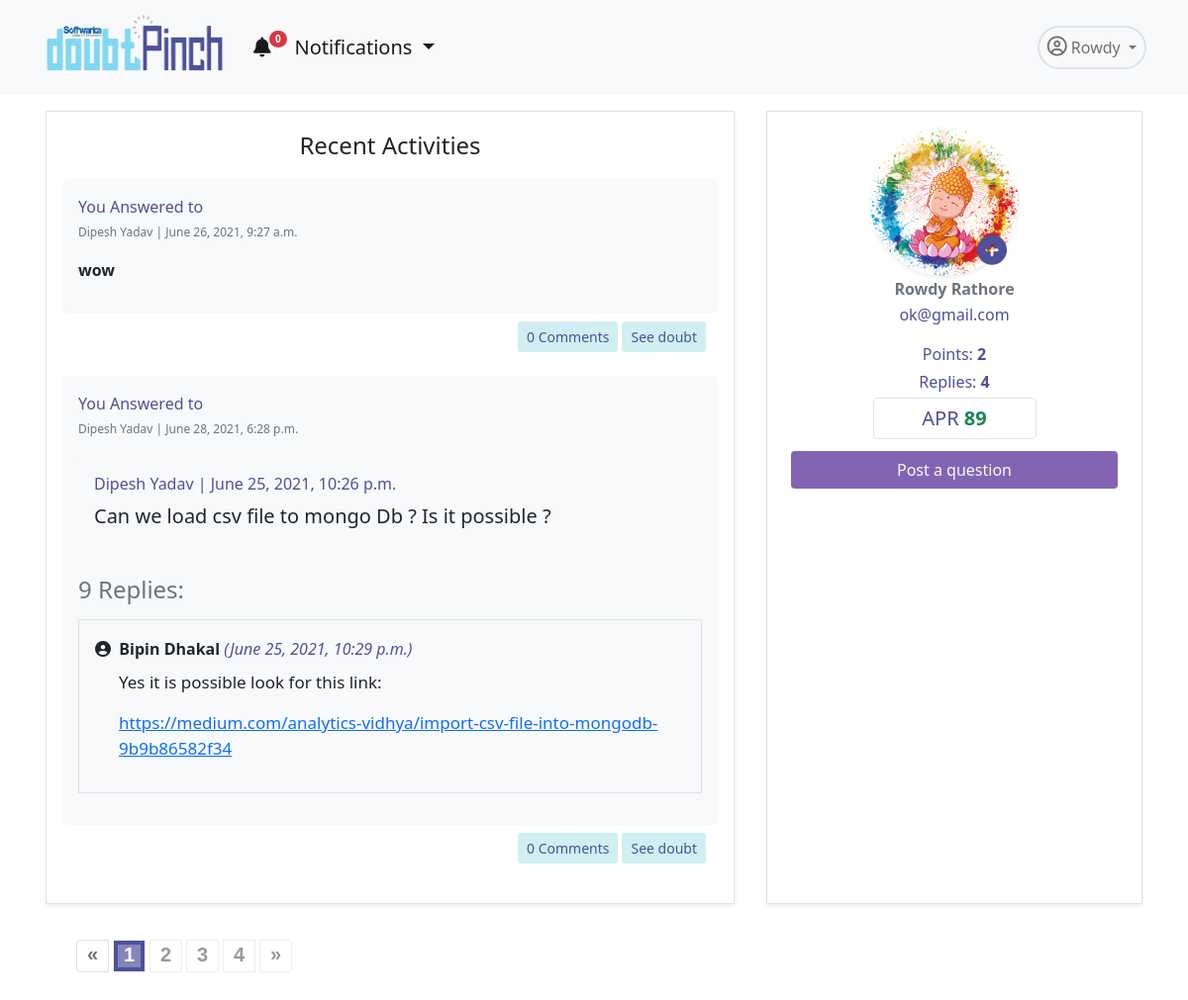
Screenshot of /app/profile/ (signed in) with the database file from the repository.
### accounts/models.py (models this page shows, shortened)
class User(AbstractUser):
    username = None#models.CharField(max_length=255, null=True, blank=True)
    email = models.EmailField(
        verbose_name='email address',
        max_length=255,
        unique=True,
    )
    profile_pic= models.ImageField(upload_to='admin_pics', null=True, blank=True)
    email_confirmed = models.BooleanField(default=False) #initially this field is false but will se chan
    is_active = models.BooleanField(default=False)
    is_staff = models.BooleanField(default=False) # a admin user; non super-user
    is_admin = models.BooleanField(default=False)
    is_seller = models.BooleanField(default=False)
    is_customer = models.BooleanField(default=False)
    USERNAME_FIELD = 'email'
    REQUIRED_FIELDS = [] #emaila nd password are required fields and first name and last name is inherited from the user creation model
    object = UserManager()
    @property
    def ProfilePicUrl(self):
        try:
            url=self.profile_pic.url
        except:
            url=''
        return url

### dpapp/models.py (models this page shows, shortened)
class Answer(models.Model):
    user= models.ForeignKey(User, on_delete=models.CASCADE, related_name='answerer')
    doubt=models.ForeignKey(Doubt,on_delete=models.CASCADE)
    description=models.TextField(null=True)
    created_on = models.DateTimeField(default=datetime.now, blank=True)
    updated=models.BooleanField(default=False)

class Doubt(models.Model):
    user= models.ForeignKey(User,on_delete=models.CASCADE)
    title= models.TextField(null=False)
    description=models.TextField(null=True, blank=True)
    created_on = models.DateTimeField(default=datetime.now, blank=True)
    views= models.IntegerField(default=0)
    tags = TaggableManager()

### dpapp/views.py (the view, shortened to what this page needs)
# urls.py: path('profile/',Profile.as_view(),name='profile'),
class Profile(TemplateView):
    template_name="dpapp/profile.html"
    def get_context_data(self, **kwargs):
        context = super(Profile, self).get_context_data(**kwargs)
        user=self.request.user
        useremail=user.email
        user=User.objects.get(email=useremail)
        total_replies=Answer.objects.filter(user=user).count()
        total_upvotes=RightPoint.total_upvotes_of_answerer(self,user)
        qs1 = Doubt.objects.filter(user=user) #your first qs
        qs2 = Answer.objects.filter(user=user) #your second qs
        recent_activity = sorted(chain(qs1,qs2),key=attrgetter('created_on'),)
        paginator= Paginator(recent_activity, 2)
        page = self.request.GET.get('page')
        try:
            recent_activity = paginator.page(page)
        except PageNotAnInteger:
            recent_activity = paginator.page(1)
        except EmptyPage:
            recent_activity = paginator.page(paginator.num_pages)
        form= ProfileForm(instance=user)
        context.update({ 'form':form,'recent_activity':recent_activity,'total_upvotes':total_upvotes,'total_replies':total_replies})
        return context

### dpapp/blognav.py (called while the page is built)
def navbar(request):
    if not request.user.is_anonymous:
        user=request.user
        notifications = Notification.objects.filter(user=user).order_by('-id')[:5]
        noti_count = Notification.objects.filter(user=user, is_seen=False).count()
        return {'nav_notifications': notifications,'noti_count':noti_count}
    return {'nav_notifications': '0','noti_count':0}

### dpapp/models.py (called while the page is built)
    @staticmethod
    def total_upvotes_of_answerer(self,user):
        answer=Answer.objects.filter(user=user)
        upvotes=RightPoint.objects.filter(answer__in=answer).count()
        return upvotes

### templates/dpapp/profile.html (shortened to what this page needs)
{% extends 'dpapp/base.html' %}
{% load static %}
{% load bootstrap %}
{% block navbar%}
<link rel="stylesheet" href="{% static 'dpapp/css/paginate.css' %}">
<div class="container">
    <div class="row mt-3 ">
        <div class="col border shadow-sm p-3 mx-3 mb-3 order-lg-1  order-md-2 order-sm-2 order-2">
            <p class="fw-light fs-4 text-center">Recent Activities</p>
            {% for i in recent_activity %}
            {% if not i.title %}
            <div class="mt-1">
                <div class="bg-light mt-2 p-3 rounded-3  ">
                    <span class="fs-6 text-pinch ">You Answered to </span><br>
                    <span class="text-muted" style="font-size: 12px;">{{i.doubt.user.first_name}} {{i.doubt.user.last_name}} | {{i.created_on}}</span>
                    <p class="h6 text-dark mt-1 mb-3">{{i.description|safe}}</p>
                </div>
                <div class="d-flex bd-highlight mb-3">
                    <div class="me-auto p-2 bd-highlight">
                    </div>
                    <div class="p-2 bd-highlight">
                        <div class="d-flex justify-content-center">
                            <a href="{% url 'dpapp:comment' i.id %}" class="btn btn-doubt btn-sm text-pinch  me-1"> {{i.comment_set.count}} Comments</a>
                            <a href="{% url 'dpapp:detail' i.doubt.id %}" class="btn btn-doubt btn-sm text-pinch  me-1">See doubt</a>
                        </div>
                    </div>
                </div>
            </div>
            {%endif%}
            {% endfor %}
        </div>
        <div class="col-lg-4 col-11 border shadow-sm mx-3 py-3 px-4 mb-3 order-lg-2 order-md-1 order-sm-1 order-1">
            <div class="d-flex  justify-content-center">
                {% if not user.ProfilePicUrl == '' %}
                <div>
                    <img src="{{user.ProfilePicUrl}}" alt="pic" class="rounded-circle shadow-sm" height="150"
                        width="150" style=" position: relative;
                            left: 20px;">
                    <button type="button" class="btn btn-white" data-bs-toggle="modal" data-bs-target="#exampleModal"
                        style=" font-size: 30px;
                            position: relative;
                            top: 48px;
                            left: -39px;">
                        <i class="fas fa-plus-circle text-pinch"></i>
                    </button>
                </div>
                {%endif%}
            </div>
            <p class="fw-bold h6 text-center text-muted my-1">{{user.first_name}} {{user.last_name}}</p>
            <p class="fw-light text-center text-pinch my-1">{{user.email}}</p>
            <p class=" text-center text-pinch my-1 mt-3">Points: <span class="fw-bold"> {{total_upvotes}}</span></p>
            <p class="text-center text-pinch my-1">Replies: <span class="fw-bold"> {{total_replies}}</span></p>
            <p class="text-center text-pinch border rounded-3 p-2 my-1 col-lg-6 col-md-4 col-sm-4 col-4 mx-auto h5">APR
                <span class="fw-bold text-success">89</span></p>
            <div class="d-flex justify-content-center">
                <a href="{% url 'dpapp:adddoubt' %}"
                    class="btn btn-doubt text-light mt-2 col-lg-12 col-md-6 col-sm-6 col-6 mx-auto bg-purple">Post a
                    question</a>
            </div>
        </div>
    </div>
    {% if recent_activity.paginator.num_pages > 1 %}
    <div class="demo">
        <nav class="pagination-outer" aria-label="Page navigation">
            <ul class="pagination">
                {% if recent_activity.has_previous %}
                {% if 'heading_contains' in request.get_full_path %}
                <li class="page-item">
                    <a class="page-link" href="{{ request.get_full_path }}&page={{ recent_activity.previous_page_number }}" tabindex="-1" aria-label="Previous">
                        <span aria-hidden="true">«</span>
                    </a>
                </li>
                {% else %}
                <li class="page-item">
                    <a  class="page-link" href="?page={{ recent_activity.previous_page_number }}" tabindex="-1" aria-label="Previous">
                        <span aria-hidden="true">«</span>
                    </a>
                </li>
                {% endif %}
                {% else%}
                <li class="page-item disabled">
                    <a href="#" class="page-link"  tabindex="-1" aria-label="Previous">
                        <span aria-hidden="true">«</span>
                    </a>
                </li>
                {% endif %}
                {% for i in recent_activity.paginator.page_range %}
                {% if i == recent_activity.number%}
                <li class="page-item active"><a class="page-link" href="#">{{i}}</a></li>
                {% else %}
                    {% if 'heading_contains' in request.get_full_path %}
                    <li class="page-item"><a class="page-link" href="{{ request.get_full_path }}&page={{ i }}">{{ i }}</a></li>
                    {% else %}
                    <li class="page-item "><a class="page-link"  href="?page={{ i }}">{{ i }}</a></li>
                    {% endif %}
                {% endif %}
                {% endfor %}
                {% if recent_activity.has_next %}
                {% if 'heading_contains' in request.get_full_path %}
                <li class="page-item">
                    <a class="page-link" aria-label="Next" href="{{ request.get_full_path }}&page={{ recent_activity.next_page_number }}">
                        <span aria-hidden="true">»</span>
                    </a>
                </li>
                {% else %}
                <li class="page-item">
                    <a class="page-link" aria-label="Next" href="?page={{ recent_activity.next_page_number }}">
                        <span aria-hidden="true">»</span>
                    </a>
                </li>
                {%endif%}
                {% else %}
                <li class="page-item disabled">
                    <a class="page-link" aria-label="Next" href="#">
                        <span aria-hidden="true">»</span>
                    </a>
                </li>
                {%endif%}
            </ul>
        </nav>
    </div>
    {%endif%}
</div>
{% endblock %}

### templates/dpapp/base.html (shortened to what this page needs)
<!DOCTYPE html>
{% load static %}
{% load humanize %}
<html lang="en">
    <head>
        <link href="https://cdn.jsdelivr.net/npm/bootstrap@5.0.1/dist/css/bootstrap.min.css" rel="stylesheet"
 />
        <link href="{% static 'dpapp/downhover/css/animate.min.css' %}" rel="stylesheet">
        <link href="{% static 'dpapp/downhover/css/bootstrap-dropdownhover.min.css' %}" rel="stylesheet">
    </head>
    <body>
        <nav class="navbar navbar-expand-lg navbar-light bg-light">
            <div class="container">
                <div data-tilt>
                    <a class="navbar-brand" href="{% url 'dpapp:home'%}">
                        <img src="{% static 'accounts/pics/logo.png' %}" alt="" width="190" height="80" />
                    </a>
                </div>
                <div class="collapse navbar-collapse" id="navbarNavDropdown">
                    <ul class="navbar-nav">
                        <li class="nav-item me-2">
                            <div class="dropdown ">
                                <a class="nav-link active fs-5 dropdown-toggle" id="dropdownMenuButton1" data-bs-toggle="dropdown" aria-expanded="false" aria-current="page" href="#"><i
                                    class="fas fa-bell"></i><span class="badge rounded-pill bg-danger noti-count" style="
                    font-size: 10px;
                    position: relative;
                    top: -12px;
                    left: -2px;
                  ">{{noti_count}}</span> Notifications
                            </a>
                              </div>
                        </li>
                    </ul>
                    <ul class="navbar-nav ms-auto">
                        <li class="nav-item dropdown">
                            <a class="
                  nav-link
                  dropdown-toggle
                  border
                  rounded-pill
                  border-2
                  p-2
                " href="#" id="navbarDropdownMenuLink" role="button" data-bs-toggle="dropdown" aria-expanded="false">
                                <i class="far fa-user-circle fs-5"></i> {{user.first_name}}
                            </a>
                        </li>
                    </ul>
                </div>
            </div>
        </nav>
        {% block navbar %} {% endblock %}
    </body>
</html>

### static/dpapp/css/paginate.css (style rules this page uses)
.pagination-outer { text-align: center; }
.pagination { font-family: 'Quicksand', sans-serif; padding: 20px 30px; border-radius: 0; display: inline-flex; position: relative; float: left; }
.pagination li a.page-link { color: #999; background-color: transparent; font-size: 20px; font-weight: 600; line-height: 29px; height: 33px; width: 33px; padding: 0; margin: 0 5px; border-radius: 0; border: 1px solid #eee; transition: all 0.5s ease 0s; }
.pagination li a.page-link:hover, .pagination li a.page-link:focus, .pagination li.active a.page-link:hover, .pagination li.active a.page-link { color: #fff; background: #4d5198; border: 1px solid #eee; outline: 11px solid rgba(255,255,255,0.3); outline-offset: -17px; }
.pagination li:first-child a.page-link, .pagination li:last-child a.page-link { line-height: 27px; }

### templates/dpapp/base.html (style rules this page uses)
.bg-purple { background-color: #8364b2 !important; }
.text-pinch { color: #4d5198; }
.btn-doubt { background-color: #d1eff2; }

### rows the page displays
User: first_name "Rowdy", ProfilePicUrl (picture), last_name "Rathore", email "ok@gmail.com"
Answer: doubt.user.first_name "Dipesh", doubt.user.last_name "Yadav", created_on "June 26, 2021, 9:27 a.m.", description "wow", comment_set.count "0"
Answer: doubt.user.first_name "Dipesh", doubt.user.last_name "Yadav", created_on "June 28, 2021, 6:28 p.m.", description "Dipesh Yadav | June 25, 2021, 10:26 p.m. Can we load csv file to mongo Db ? Is it possible ? 9 Replies: Bipin Dhakal (June 25, 2021, 10:29 p.m.) Yes it is possible look for this link: https://medium.com/analytics-vidhya/import-csv-file-into-mongodb-9b9b86582f34", comment_set.count "0"

### other values shown
{{ noti_count }} "0"
{{ total_upvotes }} "2"
{{ total_replies }} "4"
{{ i }} "1"
{{ i }} "2" "3" "4"
